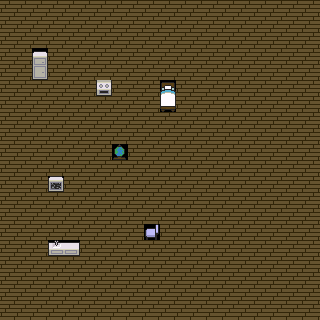

Tiled map render using the project's own tile images. Description and the whole map definition, tile-layer contents included, below:
An orthogonal 20x20 tile map with 16x16 px tiles, 3 tile layers (タイルレイヤー2, タイルレイヤー3, タイルレイヤー4), 1 hidden layer not drawn.

<map version="1.10" tiledversion="1.10.2" orientation="orthogonal" renderorder="right-down" width="20" height="20" tilewidth="16" tileheight="16" infinite="0" nextlayerid="5" nextobjectid="1">
 <tileset firstgid="1" source="House_Tileset.tsx" />
 <layer id="1" name="タイルレイヤー1" width="20" height="20" visible="0">
  <data encoding="csv">
1,1,1,1,1,1,1,1,1,1,1,1,1,1,1,1,1,1,1,1,
1,1,1,1,1,1,1,1,1,1,1,1,1,1,1,1,1,1,1,1,
1,1,1,1,1,1,1,1,1,1,1,1,1,1,1,1,1,1,1,1,
1,1,1,1,1,1,1,1,1,1,1,1,1,1,1,1,1,1,1,1,
1,1,1,1,1,1,1,1,1,1,1,1,1,1,1,1,1,1,1,1,
1,1,1,1,1,1,1,1,1,1,1,1,1,1,1,1,1,1,1,1,
1,1,1,1,1,1,1,1,1,1,1,1,1,1,1,1,1,1,1,1,
1,1,1,1,1,1,1,1,1,1,1,1,1,1,1,1,1,1,1,1,
1,1,1,1,1,1,1,1,1,1,1,1,1,1,1,1,1,1,1,1,
1,1,1,1,1,1,1,1,1,1,1,1,1,1,1,1,1,1,1,1,
1,1,1,1,1,1,1,1,1,1,1,1,1,1,1,1,1,1,1,1,
1,1,1,1,1,1,1,1,1,1,1,1,1,1,1,1,1,1,1,1,
1,1,1,1,1,1,1,1,1,1,1,1,1,1,1,1,1,1,1,1,
1,1,1,1,1,1,1,1,1,1,1,1,1,1,1,1,1,1,1,1,
1,1,1,1,1,1,1,1,1,1,1,1,1,1,1,1,1,1,1,1,
1,1,1,1,1,1,1,1,1,1,1,1,1,1,1,1,1,1,1,1,
1,1,1,1,1,1,1,1,1,1,1,1,1,1,1,1,1,1,1,1,
1,1,1,1,1,1,1,1,1,1,1,1,1,1,1,1,1,1,1,1,
1,1,1,1,1,1,1,1,1,1,1,1,1,1,1,1,1,1,1,1,
1,1,1,1,1,1,1,1,1,1,1,1,1,1,1,1,1,1,1,1
</data>
 </layer>
 <layer id="2" name="タイルレイヤー2" width="20" height="20">
  <data encoding="csv">
0,0,0,0,0,0,0,0,0,0,0,0,0,0,0,0,0,0,0,0,
0,0,0,0,0,0,0,0,0,0,0,0,0,0,0,0,0,0,0,0,
0,0,0,0,0,0,0,0,0,0,0,0,0,0,0,0,0,0,0,0,
0,0,10,0,0,0,0,0,0,0,0,0,0,0,0,0,0,0,0,0,
0,0,19,0,0,0,0,0,0,0,0,0,0,0,0,0,0,0,0,0,
0,0,0,0,0,0,20,0,0,0,27,0,0,0,0,0,0,0,0,0,
0,0,0,0,0,0,0,0,0,0,36,0,0,0,0,0,0,0,0,0,
0,0,0,0,0,0,0,0,0,0,0,0,0,0,0,0,0,0,0,0,
0,0,0,0,0,0,0,0,0,0,0,0,0,0,0,52,0,0,0,0,
0,0,0,0,0,0,0,49,0,0,0,0,0,0,0,0,0,0,0,0,
0,0,0,0,0,0,0,0,0,0,0,0,0,0,0,0,0,0,0,0,
0,0,0,40,0,0,0,0,0,0,0,0,0,0,0,0,0,0,0,0,
0,0,0,0,0,0,0,0,0,0,0,0,37,38,39,0,0,0,0,0,
0,0,0,0,0,0,0,0,0,0,0,0,46,47,48,0,0,0,0,0,
0,0,0,0,0,0,0,0,0,23,0,0,0,0,0,0,0,0,0,0,
0,0,0,28,29,0,0,0,0,0,0,0,0,0,0,0,0,0,0,0,
0,0,0,0,0,0,0,0,0,0,0,0,0,0,0,0,0,0,0,0,
0,0,0,0,0,0,0,0,0,0,0,0,0,0,0,0,0,0,0,0,
0,0,0,0,0,0,0,0,0,0,0,0,0,0,0,0,0,0,0,0,
0,0,0,0,0,0,0,0,0,0,0,0,0,0,0,0,0,0,0,0
</data>
 </layer>
 <layer id="3" name="タイルレイヤー3" width="20" height="20">
  <data encoding="csv">
0,0,0,0,0,0,0,0,0,0,0,0,0,0,0,0,0,0,0,0,
0,0,0,0,0,0,0,0,0,0,0,0,0,0,0,0,0,0,0,0,
0,0,0,0,0,0,0,0,0,0,0,0,0,0,0,0,0,0,0,0,
0,0,0,0,0,0,0,0,0,0,0,0,0,0,0,0,0,0,0,0,
0,0,0,0,0,0,0,0,0,0,0,0,0,0,0,0,0,0,0,0,
0,0,0,0,0,0,0,0,0,0,0,0,0,0,0,0,0,0,0,0,
0,0,0,0,0,0,0,0,0,0,0,0,0,0,0,0,0,0,0,0,
0,0,0,0,0,0,0,0,0,0,0,0,0,0,0,0,0,0,0,0,
0,0,0,0,0,0,0,0,0,0,0,0,0,0,0,0,0,0,0,0,
0,0,0,0,0,0,0,0,0,0,0,0,0,0,0,0,0,0,0,0,
0,0,0,0,0,0,0,0,0,0,0,0,0,0,0,0,0,0,0,0,
0,0,0,0,0,0,0,0,0,0,0,0,0,0,0,0,0,0,0,0,
0,0,0,0,0,0,0,0,0,0,0,0,0,0,0,0,0,0,0,0,
0,0,0,0,0,0,0,0,0,0,0,0,0,0,0,0,0,0,0,0,
0,0,0,0,0,0,0,0,0,0,0,0,0,0,0,0,0,0,0,0,
0,0,0,0,0,0,0,0,0,0,0,0,0,0,0,0,0,0,0,0,
0,0,0,0,0,0,0,0,0,0,0,0,0,0,0,0,0,0,0,0,
0,0,0,0,0,0,0,0,0,0,0,0,0,0,0,0,0,0,0,0,
0,0,0,0,0,0,0,0,0,0,0,0,0,0,0,0,0,0,0,0,
0,0,0,0,0,0,0,0,0,0,0,0,0,0,0,0,0,0,0,0
</data>
 </layer>
 <layer id="4" name="タイルレイヤー4" width="20" height="20">
  <data encoding="csv">
1,1,1,1,1,1,1,1,1,1,1,1,1,1,1,1,1,1,1,1,
1,1,1,1,1,1,1,1,1,1,1,1,1,1,1,1,1,1,1,1,
1,1,1,1,1,1,1,1,1,1,1,1,1,1,1,1,1,1,1,1,
1,1,0,1,1,1,1,1,1,1,1,1,1,1,1,1,1,1,1,1,
1,1,0,1,1,1,1,1,1,1,1,1,1,1,1,1,1,1,1,1,
1,1,1,1,1,1,0,1,1,1,0,1,1,1,1,1,1,1,1,1,
1,1,1,1,1,1,1,1,1,1,0,1,1,1,1,1,1,1,1,1,
1,1,1,1,1,1,1,1,1,1,1,1,1,1,1,1,1,1,1,1,
1,1,1,1,1,1,1,1,1,1,1,1,1,1,1,1,1,1,1,1,
1,1,1,1,1,1,1,0,1,1,1,1,1,1,1,1,1,1,1,1,
1,1,1,1,1,1,1,1,1,1,1,1,1,1,1,1,1,1,1,1,
1,1,1,0,1,1,1,1,1,1,1,1,1,1,1,1,1,1,1,1,
1,1,1,1,1,1,1,1,1,1,1,1,1,1,1,1,1,1,1,1,
1,1,1,1,1,1,1,1,1,1,1,1,1,1,1,1,1,1,1,1,
1,1,1,1,1,1,1,1,1,0,1,1,1,1,1,1,1,1,1,1,
1,1,1,0,0,1,1,1,1,1,1,1,1,1,1,1,1,1,1,1,
1,1,1,1,1,1,1,1,1,1,1,1,1,1,1,1,1,1,1,1,
1,1,1,1,1,1,1,1,1,1,1,1,1,1,1,1,1,1,1,1,
1,1,1,1,1,1,1,1,1,1,1,1,1,1,1,1,1,1,1,1,
1,1,1,1,1,1,1,1,1,1,1,1,1,1,1,1,1,1,1,1
</data>
 </layer>
</map>
